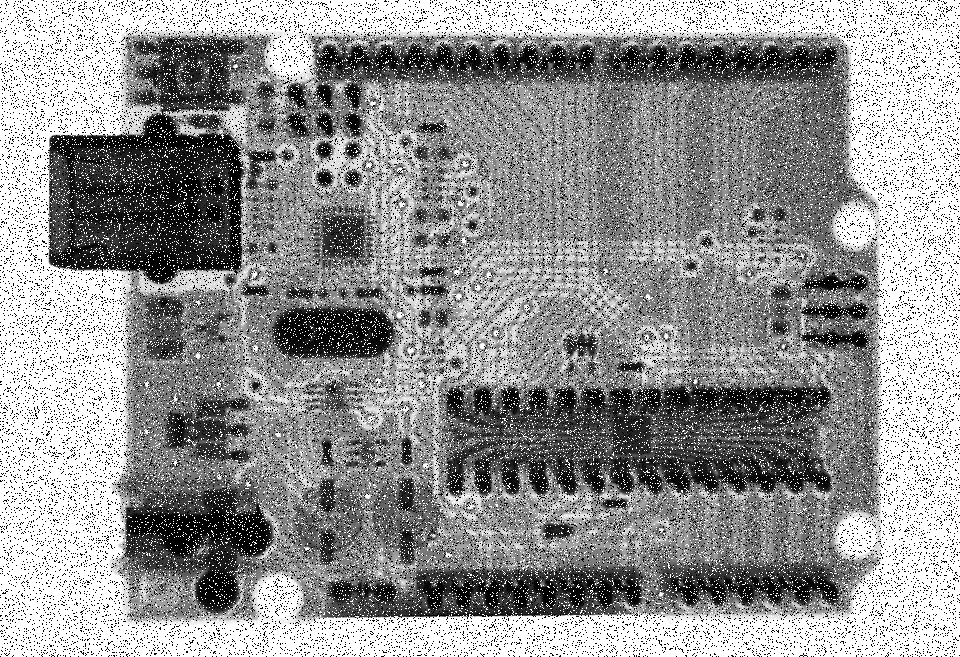
#> input picture LAB1/noise_impulse.png, 960 x 657 px
$ python lab1-3.py
#> lines starting #> are read from the running program, lines starting #| are printed output that depends on the picture
import cv2
import numpy as np

def avgFilter(img):

    img_avg = np.zeros(img.shape, np.uint8)

    result = 0
    #Like CNN pedding 1 pixel is better
    pedding = cv2.copyMakeBorder(img,1,1,1,1,cv2.BORDER_REPLICATE)

    # deal with filter size = 3x3
    for j in range(1, pedding.shape[0]-1):
        for i in range(1, pedding.shape[1]-1):
            for y in range(-1, 2):
                for x in range(-1, 2):
                    #Sum the 3*3 filter
                    result = result + pedding[j+y, i+x]
            img_avg[j-1][i-1] = int(result / 9)
            result = 0

    return img_avg

def midFilter(img):
    # TODO
    img_mid = np.zeros(img.shape, np.uint8)

    #Like CNN pedding 1 pixel is better
    pedding = cv2.copyMakeBorder(img,1,1,1,1,cv2.BORDER_REPLICATE)

    filter_array = [pedding[0][0]] * 3 * 3

    for j in range(1, pedding.shape[0]-1):
        for i in range(1, pedding.shape[1]-1):
            filter_array[0] = pedding[j-1, i-1]
            filter_array[1] = pedding[j, i-1]
            filter_array[2] = pedding[j+1, i-1]
            filter_array[3] = pedding[j-1, i]
            filter_array[4] = pedding[j, i]
            filter_array[5] = pedding[j+1, i]
            filter_array[6] = pedding[j-1, i+1]
            filter_array[7] = pedding[j, i+1]
            filter_array[8] = pedding[j+1, i+1]

            # sort the array
            filter_array.sort()

            # put the median number into output array
            img_mid[j-1][i-1] = filter_array[4]

    return img_mid

def unsharp_mask(image, kernel_size=(3, 3), sigma=1.0, amount=1.0, threshold=0):
    """Return a sharpened version of the image, using an unsharp mask."""
    blurred = cv2.GaussianBlur(image, kernel_size, sigma)
    sharpened = float(amount + 1) * image - float(amount) * blurred
    sharpened = np.maximum(sharpened, np.zeros(sharpened.shape))
    sharpened = np.minimum(sharpened, 255 * np.ones(sharpened.shape))
    sharpened = sharpened.round().astype(np.uint8)
    if threshold > 0:
        low_contrast_mask = np.absolute(image - blurred) < threshold
        np.copyto(sharpened, image, where=low_contrast_mask)
    return sharpened

def edgeSharpen(img, amount = 1):
    # TODO
    if len(img.shape) > 2 :
        gray = cv2.cvtColor(img, cv2.COLOR_BGR2GRAY)
    else:
        gray = img

    denoise = cv2.GaussianBlur(gray,(3,3),0)
    kernel = np.array([[0,1,0], [1,-4,1], [0,1,0]])
    pedding = cv2.copyMakeBorder(img,1,1,1,1,cv2.BORDER_REPLICATE)
    img_edge = cv2.filter2D(pedding,-1,kernel = kernel)

    denoise = cv2.GaussianBlur(gray,(3,3),0)
    kernel_delta = np.array([[-1,-1,-1], [-1,9,-1], [-1,-1,-1]])
    pedding_delta = cv2.copyMakeBorder(denoise,1,1,1,1,cv2.BORDER_REPLICATE)
    img_delta = cv2.filter2D(pedding_delta,-1,kernel = kernel_delta)

    return img_edge, img_delta, unsharp_mask(gray)

# ------------------ #
#       Denoise      #
# ------------------ #
name1 = '../noise_impulse.png'
name2 = '../noise_gauss.png'
noise_imp = cv2.imread(name1, 0)
#> noise_imp is the input picture: shape (657, 960); min 0, max 255, mean 148.2
noise_gau = cv2.imread(name2, 0)
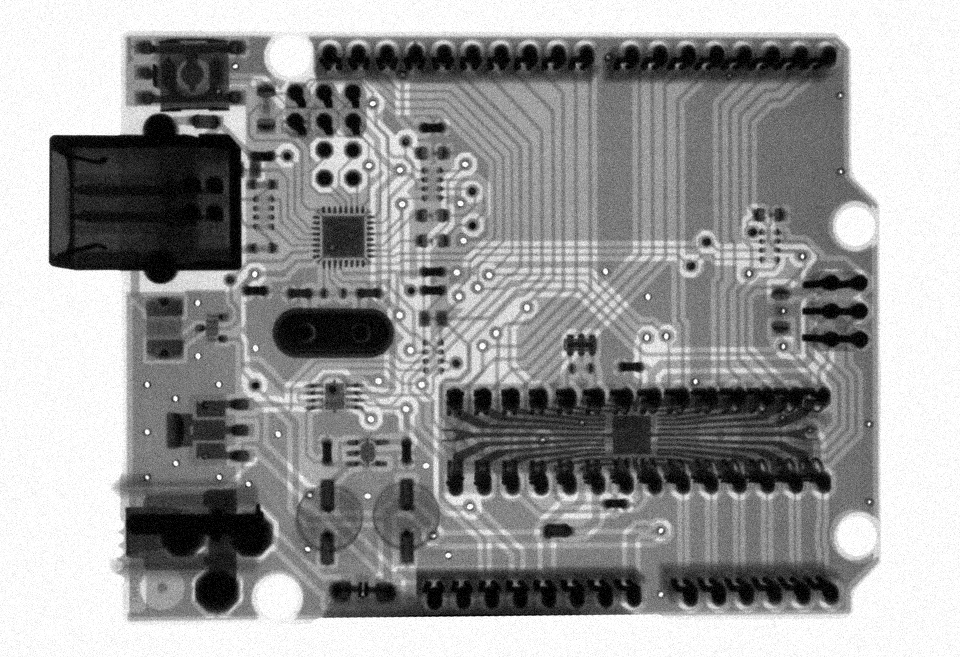
#> input picture LAB1/noise_gauss.png, 960 x 657 px
#> noise_gau is the input picture: shape (657, 960); min 0, max 255, mean 152.4

img_imp_avg = avgFilter(noise_imp)
#> in avgFilter, `pedding = cv2.copyMakeBorder(img,1,1,1,1,cv2.BORDER_REPLICATE)`:
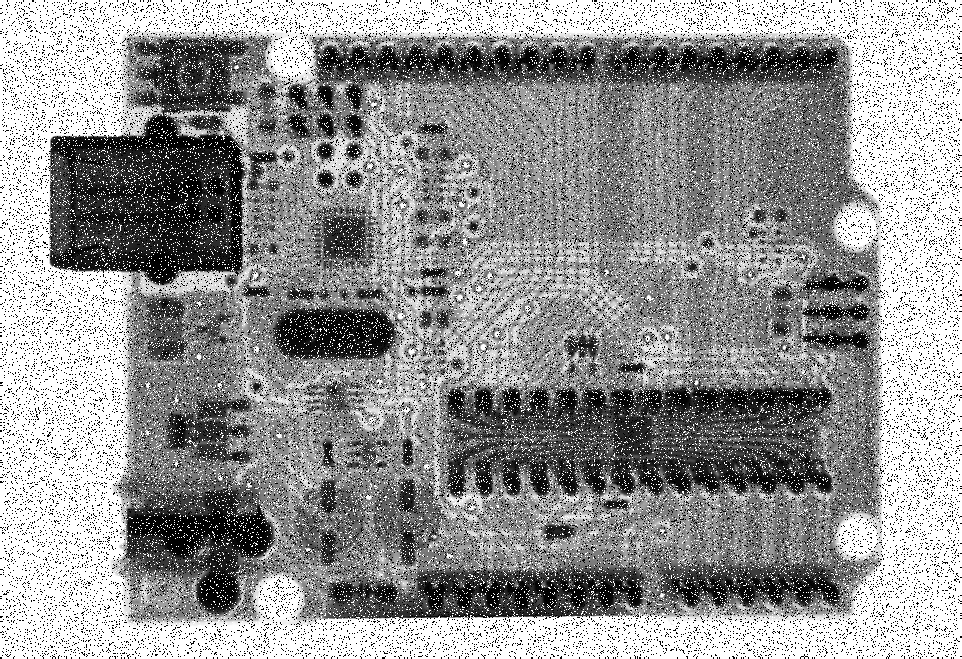
#> pedding: shape (659, 962); min 0, max 255, mean 148.6
#> after the loop in avgFilter, `for j in range(1, pedding.shape[0]-1):`:
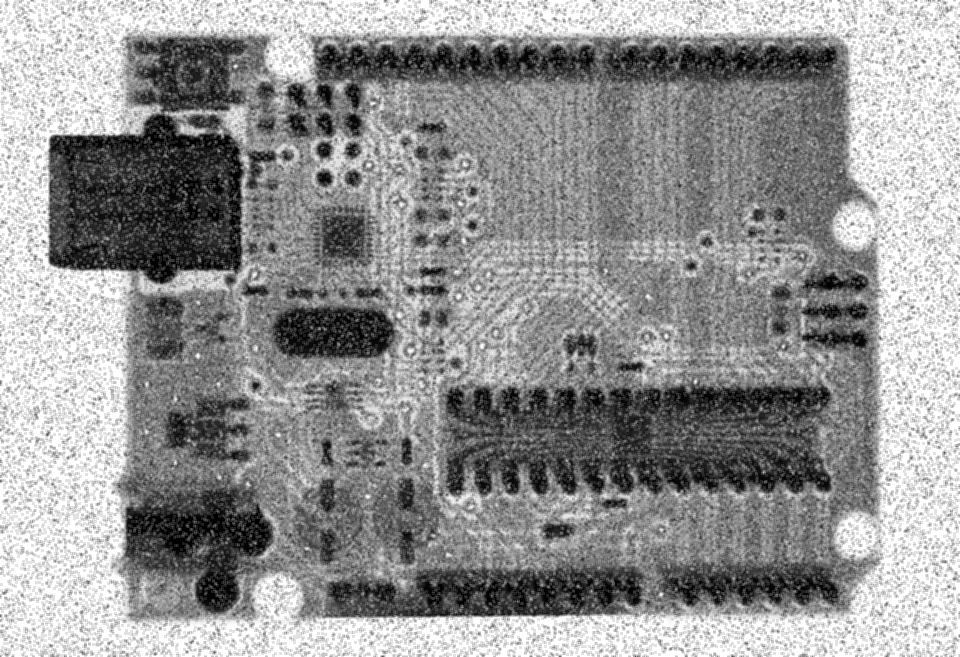
#> img_avg: shape (657, 960); min 0, max 255, mean 147.8
img_imp_mid = midFilter(noise_imp)
#> in midFilter, `filter_array = [pedding[0][0]] * 3 * 3`: filter_array = [255, 255, 255, 255, 255, 255, 255, 255, 255]
#> after the loop in midFilter, `for j in range(1, pedding.shape[0]-1):`: filter_array = [0, 0, 255, 255, 255, 255, 255, 255, 255]
img_gau_avg = avgFilter(noise_gau)
img_gau_mid = midFilter(noise_gau)

cv2.imwrite('img_imp_avg.png', img_imp_avg)
cv2.imwrite('img_imp_mid.png', img_imp_mid)
cv2.imwrite('img_gau_avg.png', img_gau_avg)
cv2.imwrite('img_gau_mid.png', img_gau_mid)


# ------------------ #
#       Sharpen      #
# ------------------ #
name = '../mj.tif'
img = cv2.imread(name, 0)

img_edge, img_s, img_ums = edgeSharpen(img)
#> (the run stopped early here; a loop or call above may not have finished)
